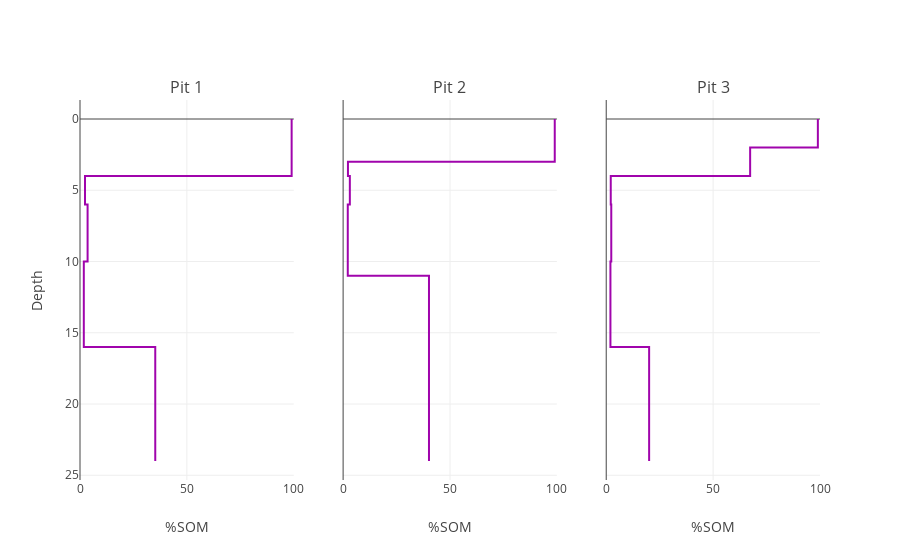

Notebook source saved alongside this figure:
### Code cell
# Plot the data using Plotly
grouped = df.groupby('Location')
plots = []
titles = []
for i in grouped.groups:
    titles.append("Pit {}".format(i))
    xx = list(grouped.get_group(i)['%SOM'])
    yy = list(grouped.get_group(i)['depth'])
    xx.append(xx[-1])
    yy.append(24)
    plots.append(go.Scatter(x=xx,
                            y=yy,
                            line=dict(shape='vh', color='#a004ac'),
                            mode='lines'))

fig = tools.make_subplots(rows=1, cols=len(plots), subplot_titles=titles, shared_yaxes=True)

for i in range(len(plots)):
    fig.append_trace(plots[i], 1, i+1)


fig['layout'].update(showlegend=False)
for i in range(len(plots)):
    xaxis = 'xaxis{}'.format(i+1)
    yaxis = 'yaxis{}'.format(i+1)
    fig['layout'][xaxis].update(title='%SOM', range=[0,100])
    fig['layout'][yaxis].update(title='Depth', autorange='reversed')
py.iplot(fig, filename='jupyter/plot1')

### Figure 1 — Plotly figure (JSON) as saved in the notebook; plotly's stock layout.template omitted (floating-point values rounded to 4 significant figures)
{"data": [{"line": {"color": "#a004ac", "shape": "vh"}, "mode": "lines", "type": "scatter", "x": [99, 99, "2.331908278", "3.548387097", "1.783492327", "35.20536463", "35.20536463"], "xaxis": "x1", "y": [0, 1, 4, 6, 10, 16, 24], "yaxis": "y1"}, {"line": {"color": "#a004ac", "shape": "vh"}, "mode": "lines", "type": "scatter", "x": [99, 99, "2.265372168", "3.146430012", "2.178217822", "40.16572176", "40.16572176"], "xaxis": "x2", "y": [0, 1, 3, 4, 6, 11, 24], "yaxis": "y1"}, {"line": {"color": "#a004ac", "shape": "vh"}, "mode": "lines", "type": "scatter", "x": [99, 99, "67.32259988", "2.120848339", "2.363488183", "1.971395439", "20.07011394", "20.07011394"], "xaxis": "x3", "y": [0, 1, 2, 4, 6, 10, 16, 24], "yaxis": "y1"}], "layout": {"annotations": [{"font": {"size": 16}, "showarrow": false, "text": "Pit 1", "x": 0.1444, "xanchor": "center", "xref": "paper", "y": 1, "yanchor": "bottom", "yref": "paper"}, {"font": {"size": 16}, "showarrow": false, "text": "Pit 2", "x": 0.5, "xanchor": "center", "xref": "paper", "y": 1, "yanchor": "bottom", "yref": "paper"}, {"font": {"size": 16}, "showarrow": false, "text": "Pit 3", "x": 0.8556, "xanchor": "center", "xref": "paper", "y": 1, "yanchor": "bottom", "yref": "paper"}], "showlegend": false, "xaxis1": {"anchor": "y1", "domain": [0, 0.2889], "range": [0, 100], "title": "%SOM"}, "xaxis2": {"anchor": "free", "domain": [0.3556, 0.6444], "position": 0, "range": [0, 100], "title": "%SOM"}, "xaxis3": {"anchor": "free", "domain": [0.7111, 1], "position": 0, "range": [0, 100], "title": "%SOM"}, "yaxis1": {"anchor": "x1", "autorange": "reversed", "domain": [0, 1], "title": "Depth"}, "yaxis2": {"autorange": "reversed", "title": "Depth"}, "yaxis3": {"autorange": "reversed", "title": "Depth"}}}
